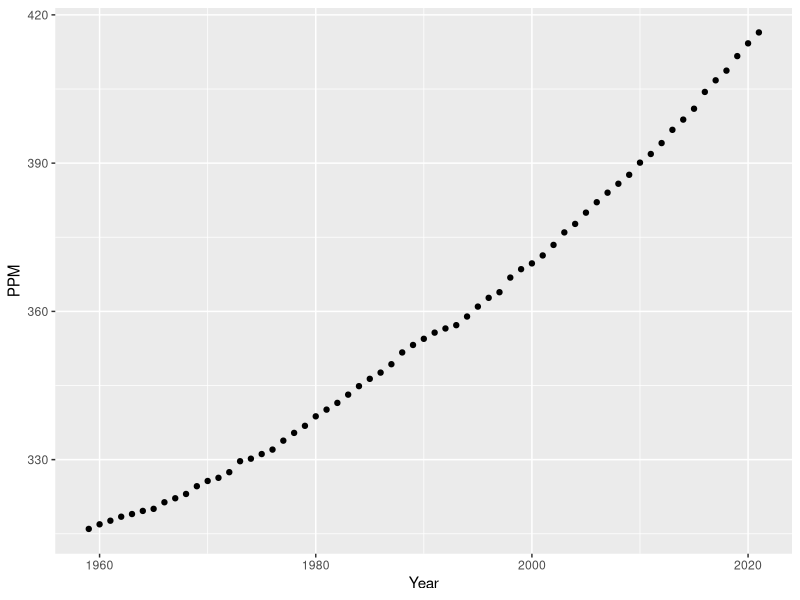

The R script that drew this image:
## ---- chunk 1
knitr::opts_chunk$set(echo = FALSE)
library(readxl)
library(tidyverse)
## ---- chunk 2
data <- read_excel(path = "CO2Data1.xlsx", sheet = "CO2 Data Set 1")
## ---- chunk 3
data |> 
  ggplot(aes(x = Year, y = PPM)) +
  geom_point()
